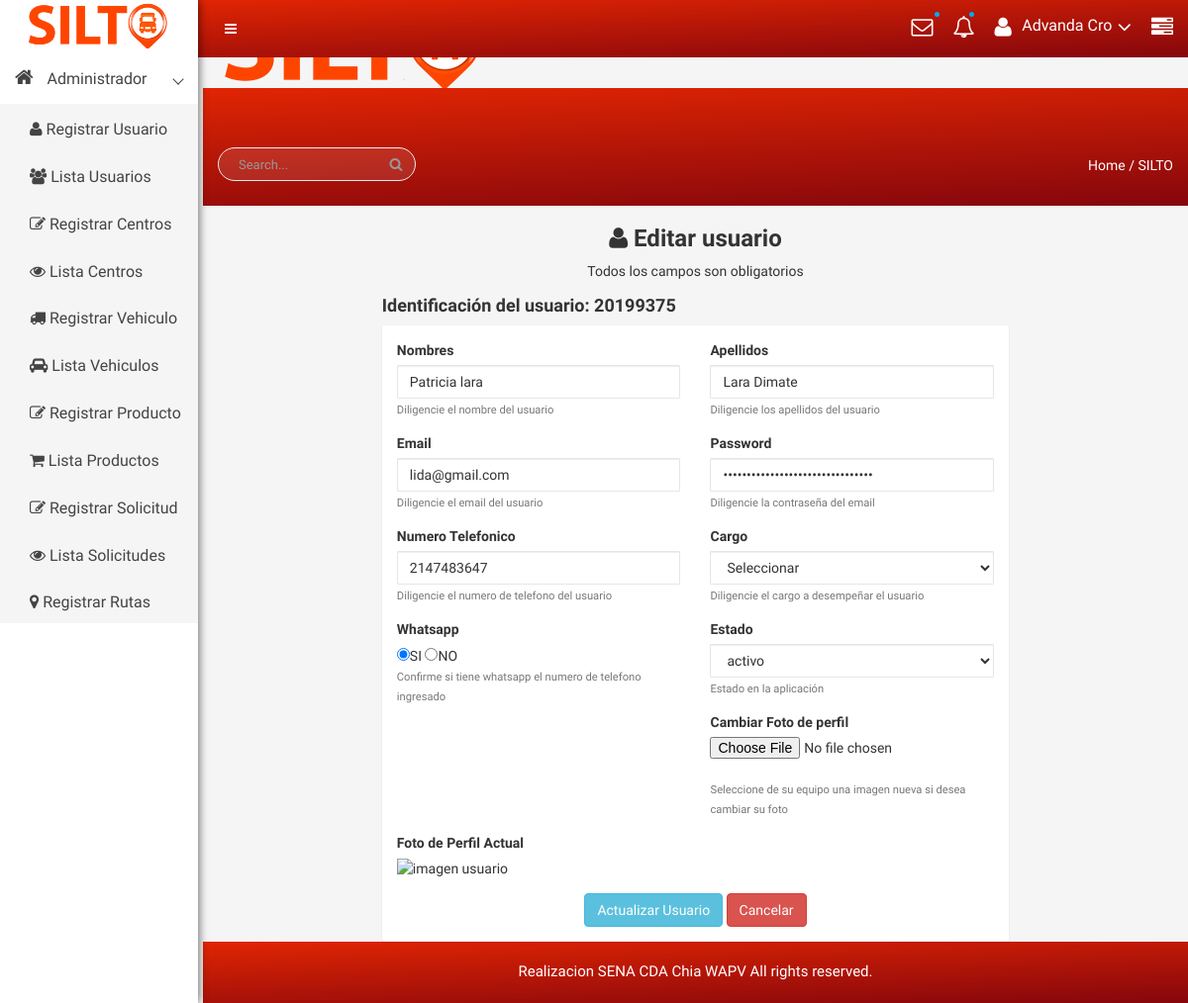
Page /usuario/leer/20199375 (signed in) on the committed database.
### tables this page shows
CREATE TABLE `usuario` (
  `identificacion` bigint(20) NOT NULL COMMENT 'Identificacion de user',
  `nombre` varchar(25) NOT NULL COMMENT 'Nombre de user',
  `apellido` varchar(25) NOT NULL COMMENT 'Apellido  de user',
  `email` varchar(50) NOT NULL COMMENT 'Email de user',
  `telefono` int(20) NOT NULL COMMENT 'Numero de celular',
  `whatsapp` varchar(2) NOT NULL COMMENT 'Whatsapp',
  `cargo` varchar(15) NOT NULL COMMENT 'Rol de user',
  `estado` text NOT NULL COMMENT 'Estado del User',
  `fecha_ingreso` datetime NOT NULL DEFAULT CURRENT_TIMESTAMP COMMENT 'Fecha de ingreso user',
  `foto` varchar(300) NOT NULL,
  `pass` varchar(255) NOT NULL COMMENT 'password',
  `id` int(2) NOT NULL
);

### libs/view.php (called while the page is built, shortened)
<?php
class View{
    function render($nombre){
        require 'views/' . $nombre . '.php';
    }
}
?>

### controllers/usuario.php (called while the page is built, shortened)
<?php
class Usuario extends Controller{
    function __construct(){
        $this->view->mensaje="";
    }
    function leer($param = null){
        $identificacion = $param[0];
        $usuario = $this->model->readById($identificacion);
        $this->view->usuario = $usuario;
        $this->view->render('admin/editarusuario');
    }
}
?>

### index.php (called while the page is built, shortened)
<?php
    require 'libs/database.php';
    require 'libs/controller.php';
    require 'libs/view.php';
    $app = new App();
?>

### models/usuariomodel.php (called while the page is built, shortened)
<?php
include_once('models/usuario.php');
class UsuarioModel extends Model{
    public function readById($id){
        $item = new UsuarioDAO();
        try{
            $query = $this->db->connect()->prepare('SELECT * FROM usuario WHERE identificacion = :id');
            $query->execute(['id' => $id]);
            while($row = $query->fetch()){
                $item->identificacion    = $row['identificacion'];
                $item->nombre     = $row['nombre'];
                $item->apellido   = $row['apellido'];
                $item->email      = $row['email'];
                $item->telefono   = $row['telefono'];
                $item->pass              = $row['pass'];
                $item->whatsapp   = $row['whatsapp'];
                $item->cargo             = $row['cargo'];
                $item->estado            = $row['estado'];
                $item->fecha_ingreso     = $row['fecha_ingreso'];
                $item->foto              = $row['foto'];
            }
            return $item;
        }catch(PDOException $e){
            if(constant("DEBUG")){
                echo $e->getMessage();
            }
            return null;
        }
    }
}
?>

### libs/database.php (called while the page is built)
<?php
class Database{
    private $host;
    private $db;
    private $user;
    private $password;
    private $charset;
    public function __construct(){
        $this->host     = constant('HOST');
        $this->db       = constant('DB');
        $this->user     = constant('USER');
        $this->password = constant('PASSWORD');
        $this->charset  = constant('CHARSET');
    }
    function connect(){
        try{
            $connection = "mysql:host=" . $this->host . ";dbname=" . $this->db . ";charset=" . $this->charset;
            $options = [
                PDO::ATTR_ERRMODE            => PDO::ERRMODE_EXCEPTION,
                PDO::ATTR_EMULATE_PREPARES   => false,
            ];
            $pdo = new PDO($connection, $this->user, $this->password, $options);
            return $pdo;
        }catch(PDOException $e){
            print_r('Error connection: ' . $e->getMessage());
        }
    }
}
?>

### libs/controller.php (called while the page is built, shortened)
<?php
class Controller{
    function loadModel($model){
        $url = 'models/'.$model.'model.php';
        if(file_exists($url)){
            $this->model = new $modelName();
        }
    }
}
?>

### views/admin/editarusuario.php (the view, shortened to what this page needs)
<!DOCTYPE html>
<html lang="es">
<head>
<?php require 'views/head.php'; ?>
</head>
<body>
    <?php require 'views/header.php'; ?>
    <div class="container-fluid">
        <div class="row">
            <div class="col-lg-2 col-md-2 col-sm-2 col-xs-12"></div>
            <div class="col-md-8 col-md-8 col-sm-8 col-xs-12">
                <div class="text-center custom-login">
                    <h3><i class="fa fa-user" aria-hidden="true"></i> Editar usuario</h3>
                    <p>Todos los campos son obligatorios</p>
                </div>
                <h4> Identificación del usuario: <?php echo strtoupper($this->usuario->identificacion); ?></h4>
                <div class="hpanel">
                    <div class="panel-body">
                        <form action="<?php echo constant('URL'); ?>usuario/editar" method="POST" enctype="multipart/form-data">
                            <div class="row">
                                <div class="form-group col-md-6">
                                    <label for="nombre">Nombres</label>
                                    <input type="text" name="nombre" id="nombre" class="form-control" value="<?php echo $this->usuario->nombre; ?>" placeholder="Ej: Luis Felipe" required>
                                    <small id="nombreHelp" class="form-text text-muted">Diligencie el nombre del usuario</small>
                                </div>
                                <div class="form-group col-md-6">
                                    <label for="apellido">Apellidos</label>
                                    <input type="text" name="apellido" id="apellido" class="form-control" value="<?php echo $this->usuario->apellido; ?>" placeholder="Ej: Agudelo Restrepo" required>
                                    <small id="apellidoHelp" class="form-text text-muted">Diligencie los apellidos del usuario</small>
                                </div>
                                <div class="form-group col-md-6">
                                    <label for="email">Email</label>
                                    <input type="email" name="email" id="email" class="form-control" value="<?php echo $this->usuario->email; ?>" placeholder="Ej: usuario@gmail.com" required>
                                    <small id="emailHelp" class="form-text text-muted">Diligencie el email del usuario</small>
                                </div>
                                <div class="form-group col-md-6">
                                    <label for="pass">Password</label>
                                    <input type="password" name="pass" id="pass" class="form-control" value="<?php echo $this->usuario->pass; ?>" required>
                                    <small id="passHelp" class="form-text text-muted">Diligencie la contraseña del email</small>
                                </div>
                                <div class="form-group col-md-6">
                                    <label for="telefono">Numero Telefonico</label>
                                    <input type="number" name="telefono" id="telefono" class="form-control" value="<?php echo $this->usuario->telefono; ?>" placeholder="Ej: 3040000000" required>
                                    <small id="telefonoHelp" class="form-text text-muted">Diligencie el numero de telefono del usuario</small>
                                </div>
                                <div id="cargo" name="cargo" class="form-group col-md-6">
                                    <label for="cargo">Cargo</label>
                                    <select id="cargo" name="cargo" class="form-control" required>
                                        <option value="<?php echo $this->usuario->cargo; ?>"><?php echo $this->usuario->cargo; ?></option>
                                    </select>
                                    <small id="cargopHelp" class="form-text text-muted">Diligencie el cargo a desempeñar el usuario</small>
                                </div>
                                <div class="form-group col-md-6">
                                <label for="whatsapp">Whatsapp</label><br>
                                    <input class="custom-control-input"required type="radio" name="whatsapp" id="whatsapp1" value="SI" checked>SI
                                    <input class="custom-control-input" type="radio" name="whatsapp" id="whatsapp0" value="NO">NO<br>
                                    <small id="whatsappHelp" class="form-text text-muted">Confirme si tiene whatsapp el numero de telefono ingresado</small>
                                </div>
                                <div id="estado" name="estado" class="form-group col-md-6">
                                    <label for="estado">Estado</label>
                                    <select id="estado" name="estado" class="form-control" required>
                                        <option value="<?php echo $this->usuario->estado; ?>"><?php echo $this->usuario->estado; ?></option>
                                    </select>
                                    <small id="estadopHelp" class="form-text text-muted">Estado en la aplicación</small>
                                </div>
                                <div class="form-group col-md-6">
                                    <label for="foto">Cambiar Foto de perfil</label>
                                    <input type="file" name="foto" id="foto" accept=".jpg, .png, .jpeg">
                                    <br>
                                    <small id="foto" class="form-text text-muted"> Seleccione de su equipo una imagen nueva si desea cambiar su foto</small>
                                </div>
                                <div class="form-group col-md-6">
                                    <label for="foto">Foto de Perfil Actual</label>
                                    <div>
                                        <img src="<?php echo '../../' . $this->usuario->foto; ?>" alt="imagen usuario" width="100" height="100">
                                    </div>
                                </div>
                            </div>
                            <div class="text-center">
                                <input type="submit" class="btn btn-info" value="Actualizar Usuario">
                                <input type="button" class="btn btn-danger" onClick='window.location.assign("<?php echo constant('URL'); ?>usuario")' value="Cancelar">
                            </div>
                        </form>
                    </div>
                </div>
            </div>
            <div class="col-lg-2 col-md-2 col-sm-2 col-xs-12"></div>
        </div>
    </div>
    <?php require 'views/footer.php'; ?>
</body>
</html>

### public/css/main.css (style rules this page uses)
html { color: #222; font-size: 1em; line-height: 1.4; }
audio, canvas, iframe, img, svg, video { vertical-align: middle; }

### public/css/style.css (style rules this page uses)
html, body { height: 100%; font-family: 'Play', sans-serif;font-weight:400;background:#f5f5f5; }
img { max-width:100%;height:auto }
p { margin:0 0 15px; }
h1, h2, h3, h4, h5, h6 { margin: 0 0 10px; font-weight:700; }
.form-control { background-color: #FFFFFF; background-image: none; border: 1px solid #e5e6e7; border-radius: 1px; color: inherit; display: block; padding: 6px 12px; transition: border-color 0.15s ease-in-out 0s, box-shadow 0.15s ease-in-out 0s; width: 100%; }
.hpanel .panel-body { background: #fff; border-radius: 2px; padding: 15px; position: relative; -webkit-box-shadow: 0px 1px 2px 0px rgba(0, 0, 0, 0.1); box-shadow: 0px 1px 2px 0px rgba(0, 0, 0, 0.1); }
.panel-body { padding: 15px; background:#fff; }

### rows in the picture
usuario: identificacion "20199375", nombre "Patricia lara", apellido "Lara Dimate", email "lida@gmail.com", telefono "2147483647", cargo "Seleccionar", estado "activo"
